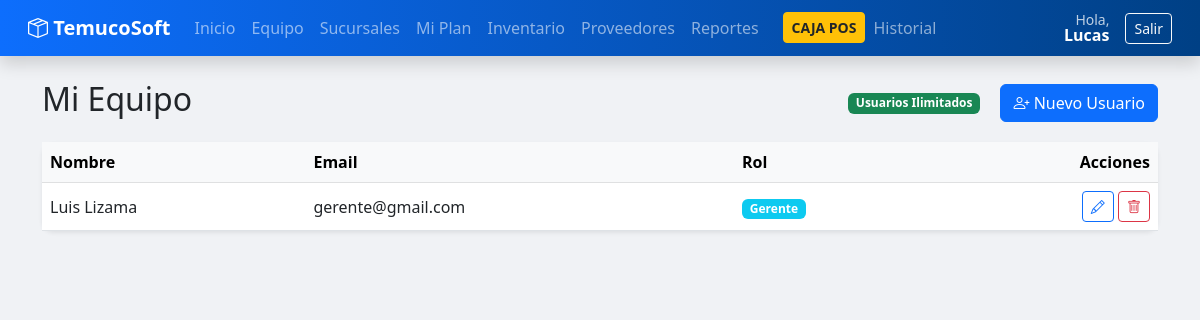
Screenshot of /team/ (signed in) with the database file from the repository.
### api/models.py (models this page shows)
class User(AbstractUser):
    ROLES = (
        ('super_admin', 'Super Admin'),
        ('admin_cliente', 'Admin Cliente'),
        ('gerente', 'Gerente'),
        ('vendedor', 'Vendedor'),
        ('cliente_final', 'Cliente Ecommerce'),
    )
    username = None
    email = models.EmailField(unique=True)
    rut = models.CharField(max_length=12, blank=True, null=True, validators=[validar_rut_chileno]) # Validador
    role = models.CharField(max_length=20, choices=ROLES, default='cliente_final')
    company = models.ForeignKey(Company, on_delete=models.CASCADE, null=True, blank=True, related_name='users')
    USERNAME_FIELD = 'email'
    REQUIRED_FIELDS = []
    objects = UserManager()

### api/views.py (the view)
# urls.py: path('team/', views.team_list, name='team_list'),
@login_required
def team_list(request):
    usage = get_usage_info(request.user, 'users', User)
    return render(request, 'team/list.html', {'members': User.objects.filter(company=request.user.company).exclude(id=request.user.id), 'usage': usage})

### templates/team/list.html (shortened to what this page needs)
{% extends 'base.html' %}
{% block content %}
<div class="row align-items-center mb-3">
    <div class="col-md-6">
        <h2>Mi Equipo</h2>
    </div>
    <div class="col-md-6 text-end">
        {% if usage.is_unlimited %}
            <span class="badge bg-success">Usuarios Ilimitados</span>
        {% endif %}
        <a href="{% url 'team_create' %}" class="btn btn-primary ms-3
           {% if not usage.is_unlimited and usage.current >= usage.limit %}disabled{% endif %}">
            <i class="bi bi-person-plus"></i> Nuevo Usuario
        </a>
    </div>
</div>
<div class="card shadow-sm">
    <table class="table table-hover mb-0 align-middle">
        <thead class="table-light">
            <tr><th>Nombre</th><th>Email</th><th>Rol</th><th class="text-end">Acciones</th></tr>
        </thead>
        <tbody>
            {% for member in members %}
            <tr>
                <td>{{ member.first_name }} {{ member.last_name }}</td>
                <td>{{ member.email }}</td>
                <td><span class="badge bg-info">{{ member.get_role_display }}</span></td>
                <td class="text-end">
                    <a href="{% url 'team_edit' member.id %}" class="btn btn-sm btn-outline-primary"><i class="bi bi-pencil"></i></a>
                    <a href="{% url 'team_delete' member.id %}" class="btn btn-sm btn-outline-danger"><i class="bi bi-trash"></i></a>
                </td>
            </tr>
            {% empty %}
            <tr><td colspan="4" class="text-center p-4">No hay equipo registrado.</td></tr>
            {% endfor %}
        </tbody>
    </table>
</div>
{% endblock %}

### templates/base.html (shortened to what this page needs)
<!DOCTYPE html>
<html lang="es">
<head>
    <link href="https://cdn.jsdelivr.net/npm/bootstrap@5.3.0/dist/css/bootstrap.min.css" rel="stylesheet">
    <link rel="stylesheet" href="https://cdn.jsdelivr.net/npm/bootstrap-icons@1.10.5/font/bootstrap-icons.css">
</head>
<body>
    <nav class="navbar navbar-expand-lg navbar-dark mb-4 px-3 shadow">
        <div class="container-fluid">
            <a class="navbar-brand fw-bold" href="{% url 'dashboard' %}"><i class="bi bi-box-seam"></i> TemucoSoft</a>
            <div class="collapse navbar-collapse" id="navbarNav">
                {% if user.is_authenticated %}
                <ul class="navbar-nav me-auto">
                    <li class="nav-item"><a class="nav-link" href="{% url 'dashboard' %}">Inicio</a></li>
                    {% if user.role == 'admin_cliente' %}
                        <li class="nav-item"><a class="nav-link" href="{% url 'team_list' %}">Equipo</a></li>
                        <li class="nav-item"><a class="nav-link" href="{% url 'branch_list' %}">Sucursales</a></li>
                        <li class="nav-item"><a class="nav-link" href="{% url 'subscription' %}">Mi Plan</a></li>
                    {% endif %}
                    {% if user.role == 'admin_cliente' or user.role == 'gerente' %}
                        <li class="nav-item"><a class="nav-link" href="{% url 'product_list' %}">Inventario</a></li>
                        <li class="nav-item"><a class="nav-link" href="{% url 'supplier_list' %}">Proveedores</a></li>
                        <li class="nav-item"><a class="nav-link" href="{% url 'reports' %}">Reportes</a></li>
                    {% endif %}
                    {% if user.role != 'super_admin' %}
                        <li class="nav-item ms-lg-3"><a class="btn btn-warning text-dark fw-bold btn-sm mt-1" href="{% url 'pos' %}">CAJA POS</a></li>
                        <li class="nav-item"><a class="nav-link" href="{% url 'sale_list' %}">Historial</a></li>
                    {% endif %}
                </ul>
                <div class="d-flex align-items-center text-white">
                    <div class="me-3 text-end lh-1">
                        <small class="d-block opacity-75">Hola,</small>
                        <span class="fw-bold">{{ user.first_name }}</span>
                    </div>
                    <form action="{% url 'logout' %}" method="post">
                        {% csrf_token %}<button type="submit" class="btn btn-outline-light btn-sm">Salir</button>
                    </form>
                </div>
                {% endif %}
            </div>
        </div>
    </nav>
    <div class="container pb-5">
        {% block content %}{% endblock %}
    </div>
</body>
</html>

### templates/base.html (style rules this page uses)
body { background-color: #f0f2f5; font-family: 'Segoe UI', sans-serif; }
.navbar { background: linear-gradient(90deg, #0d6efd 0%, #004085 100%); }
.card { border: none; border-radius: 12px; box-shadow: 0 4px 6px rgba(0,0,0,0.05); transition: transform 0.2s; }

### rows the page displays
User: first_name "Lucas"
User: first_name "Luis", last_name "Lizama", email "gerente@gmail.com", role "Gerente"
